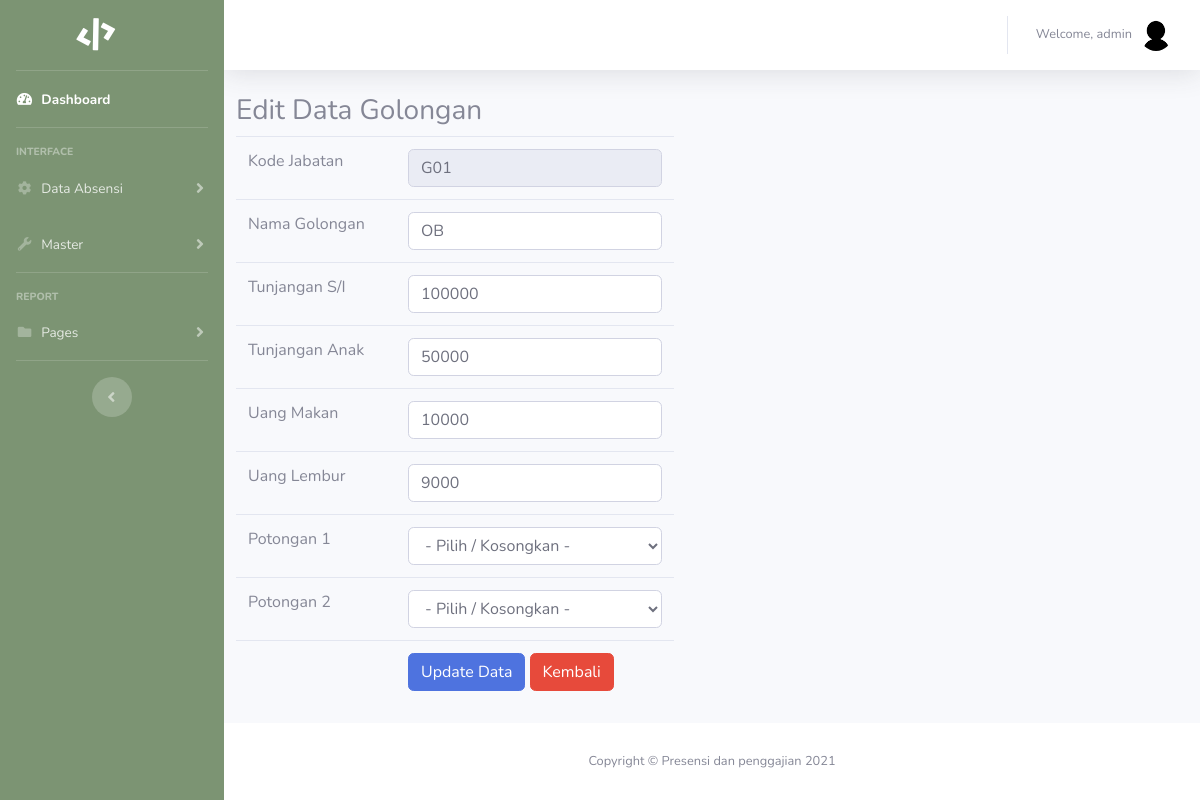
The page /data_golongan.php?view=edit&id=7 (signed in) on the database its author committed.
### tables this page shows
CREATE TABLE `golongan` (
  `id_golongan` int(10) NOT NULL AUTO_INCREMENT,
  `kode_golongan` varchar(5) NOT NULL,
  `nama_golongan` varchar(10) NOT NULL,
  `tunjangan_suami_istri` int(10) NOT NULL DEFAULT '0',
  `tunjangan_anak` int(10) NOT NULL DEFAULT '0',
  `uang_makan` int(10) NOT NULL DEFAULT '0',
  `uang_lembur` int(10) NOT NULL DEFAULT '0',
  `potongan1` int(3) DEFAULT '0',
  `potongan2` int(3) DEFAULT '0',
  PRIMARY KEY (`id_golongan`),
  KEY `potongan1` (`potongan1`),
  KEY `potongan2` (`potongan2`)
);

### data_golongan.php (the view, shortened to what this page needs)
<?php include "header.php"; ?>
<?php include "sidebar.php"; ?>
<?php include "topbar.php"; ?>
<div class="container">
<?php
$view = isset($_GET['view']) ? $_GET['view'] : null;
switch($view){
	?>
	<?php
	case "edit":
		$sqlEdit = mysqli_query($konek, "SELECT * FROM golongan WHERE id_golongan='$_GET[id]'");
		$e = mysqli_fetch_array($sqlEdit);
	?>
	<div class="row">
		<div class="panel panel-primary">
			<div class="panel-heading">
				<h3 class="panel-title">Edit Data Golongan</h3>
			</div>
			<div class="panel-body">
				<form method="post" action="aksi_golongan.php?act=update">
					<table class="table">
						<tr>
							<td width="160">Kode Jabatan</td>
							<td>
								<input type="text" name="kodegolongan" class="form-control" value="<?=$e['kode_golongan']; ?>" readonly />
							</td>
						</tr>
						<tr>
							<td>Nama Golongan</td>
							<td>
								<input class="form-control" type="text" name="namagolongan" value="<?= $e['nama_golongan']; ?>" required>
							</td>
						</tr>
						<tr>
							<td>Tunjangan S/I</td>
							<td>
								<input class="form-control" type="number" name="tunjangansi" value="<?= $e['tunjangan_suami_istri']; ?>" required>
							</td>
						</tr>
						<tr>
							<td>Tunjangan Anak</td>
							<td>
								<input class="form-control" type="number" name="tunjangananak" value="<?= $e['tunjangan_anak']; ?>" required>
							</td>
						</tr>
						<tr>
							<td>Uang Makan</td>
							<td>
								<input class="form-control" type="number" name="uangmakan" value="<?= $e['uang_makan']; ?>" required>
							</td>
						</tr>
						<tr>
							<td>Uang Lembur</td>
							<td>
								<input class="form-control" type="number" name="uanglembur" value="<?= $e['uang_lembur']; ?>" required>
							</td>
						</tr>
						<tr>
							<td>Potongan 1</td>
							<td>
								<select name="potongan1" class="form-control">
									<option value='NULL'>- Pilih / Kosongkan -</option>
								</select>
							</td>
						</tr>
						<tr>
							<td>Potongan 2</td>
							<td>
								<select name="potongan2" class="form-control">
									<option value='NULL'>- Pilih / Kosongkan -</option>
								</select>
							</td>
						</tr>
						<tr>
							<td></td>
							<td>
								<input type="submit" value="Update Data" class="btn btn-primary" />
								<a href="data_golongan.php" class="btn btn-danger">Kembali</a>
							</td>
						</tr>
					</table>
				</form>
			</div>
		</div>
	</div>
	<?php
	break;
}
?>
</div>
</div>
<?php include "footer.php"; ?>

### rows shown on the page
golongan: kodegolongan "G01", namagolongan "OB", tunjangansi "100000", tunjangananak "50000", uangmakan "10000", uanglembur "9000"

### other values the page prints
$_SESSION['username'] "admin"
